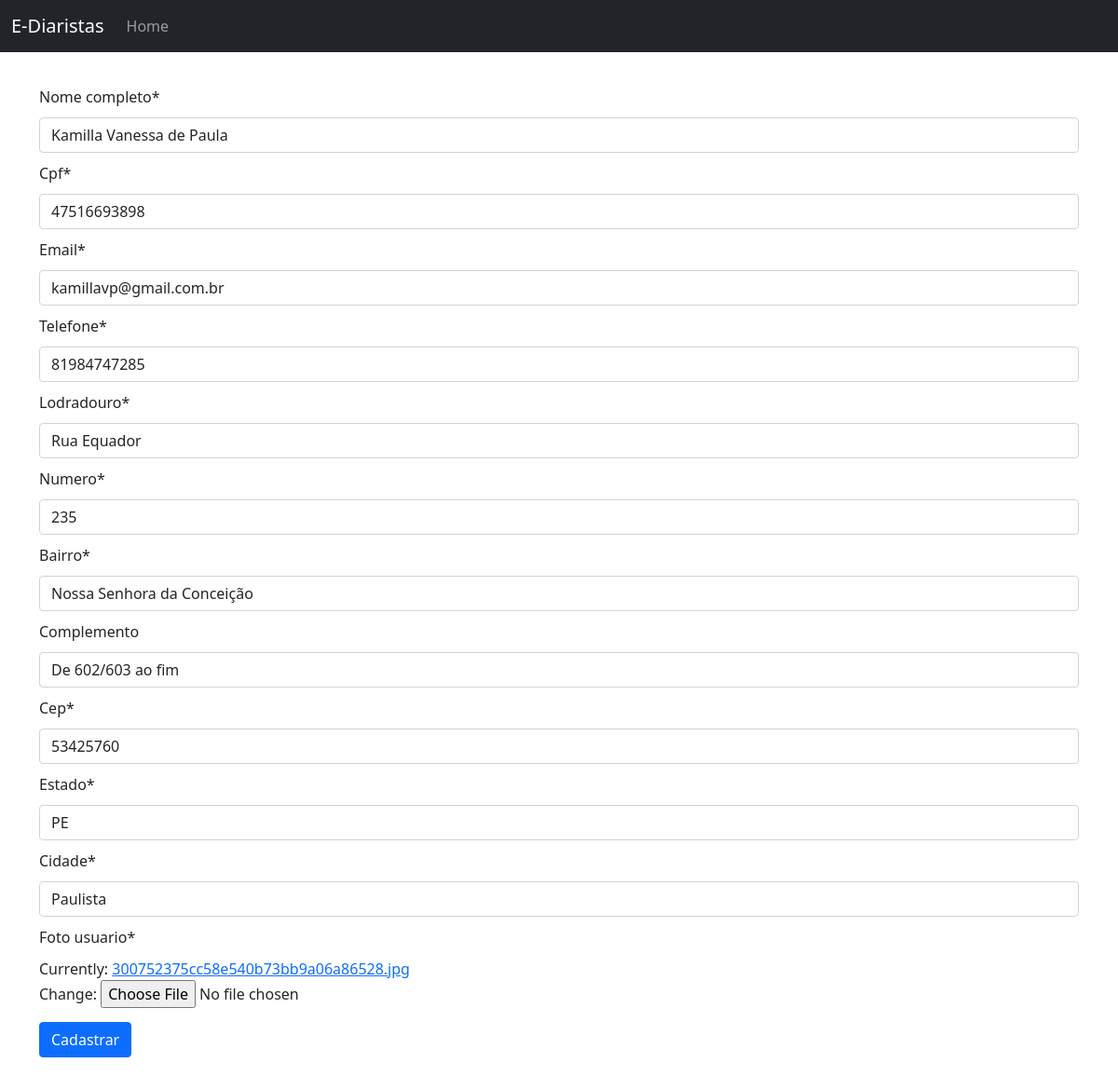
/web/editar_diarista/1, run on the app's committed database.
### web/models.py (models this page shows)
class Diarista(models.Model):
    nome_completo = models.CharField(max_length=100, null=False, blank=False)
    cpf = models.CharField(max_length=11, null=False, blank=False, unique=True)
    email = models.EmailField(null=False, blank=False, unique=True)
    telefone = models.CharField(max_length=11, null=False, blank=False)
    lodradouro = models.CharField(max_length=60, null=False, blank=False)
    numero = models.IntegerField(null=False, blank=False)
    bairro = models.CharField(max_length=30, null=False, blank=False)
    complemento = models.CharField(max_length=100, null=False, blank=True)
    cep = models.CharField(max_length=8, null=False, blank=False)
    estado = models.CharField(max_length=2, null=False, blank=False)
    cidade = models.CharField(max_length=30, null=False, blank=False)
    codigo_ibge = models.IntegerField(null=False, blank=False)
    foto_usuario = models.ImageField(null=False)

### web/views.py (the view)
# urls.py: path('editar_diarista/<int:diarista_id>', editar_diarista, name='editar_diarista'),
def editar_diarista(request, diarista_id):
    diarista = Diarista.objects.get(id=diarista_id)
    if request.method == 'POST':
        form_diarista = diarista_form.DiaristaForm(request.POST or None, request.FILES, instance=diarista)
        if form_diarista.is_valid():
            form_diarista.save()
            return redirect('listar_diaristas')
    else:
        form_diarista = diarista_form.DiaristaForm(instance=diarista)
    return render(request, 'form_diarista.html', {'form_diarista': form_diarista})

### web/forms/diarista_form.py (shortened to what this page needs)
class DiaristaForm(forms.ModelForm):
    cpf = forms.CharField(widget=forms.TextInput(attrs={'data-mask': "000.000.000-00"}))
    cep = forms.CharField(widget=forms.TextInput(attrs={'data-mask': "00000-000"}))
    telefone = forms.CharField(widget=forms.TextInput(attrs={'data-mask': "(00) 00000-0000"}))
    class Meta:
        model = Diarista
        exclude = ('codigo_ibge', )

### web/templates/form_diarista.html (shortened to what this page needs)
{% extends "base.html" %}
{% load crispy_forms_tags %}
{% block conteudo %}
    <form method="post" enctype="multipart/form-data">
        {{form_diarista | crispy}}
        <button type="submit" class="btn btn-primary" style="margin-top: 15px; margin-bottom: 20px">Cadastrar</button>
    </form>
{% endblock conteudo %}

### web/templates/base.html (style rules this page uses)
label { margin: 10px auto }

### data on the page
Diarista: nome_completo "Kamilla Vanessa de Paula", cpf "47516693898", email "kamillavp@gmail.com.br", telefone "81984747285", lodradouro "Rua Equador", numero "235", bairro "Nossa Senhora da Conceição", complemento "De 602/603 ao fim", cep "53425760", estado "PE", cidade "Paulista"
